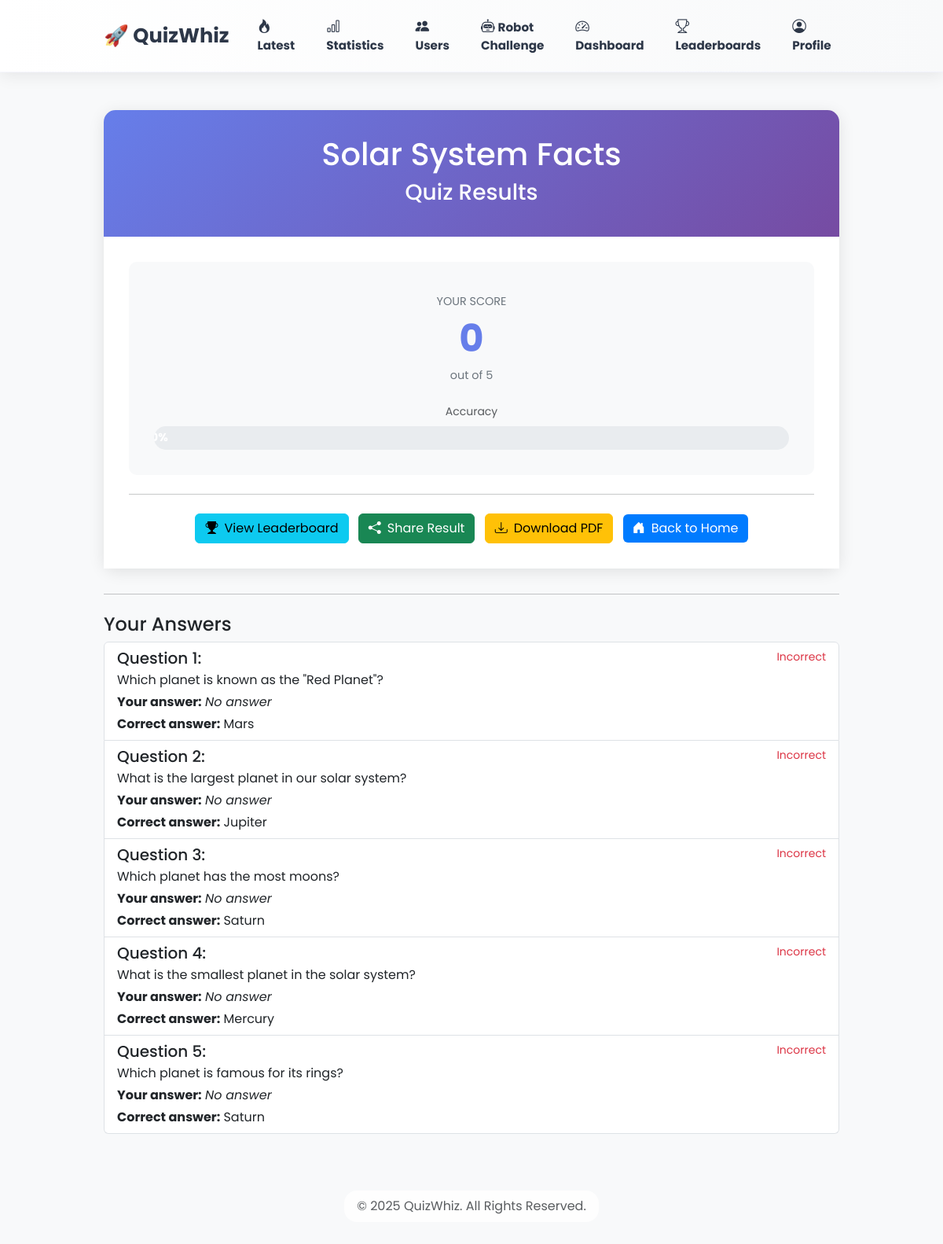
The page /quiz/2/result/ (signed in) on the database its author committed.
### quiz/models.py (models this page shows, shortened)
class Quiz(models.Model):
    DIFFICULTY_CHOICES = [
        ('Easy', 'Easy'),
        ('Medium', 'Medium'),
        ('Hard', 'Hard'),
    ]
    title = models.CharField(max_length=200)
    topic = models.CharField(max_length=100)
    difficulty = models.CharField(max_length=10, choices=DIFFICULTY_CHOICES, default='Medium')
    is_featured = models.BooleanField(default=False, help_text="Show in Latest Quizzes section")
    created_at = models.DateTimeField(auto_now_add=True, null=True, blank=True)
    class Meta:
        ordering = ['-created_at']

class QuizResult(models.Model):
    user = models.ForeignKey(User, on_delete=models.CASCADE)
    quiz = models.ForeignKey(Quiz, on_delete=models.CASCADE)
    score = models.IntegerField()
    selected_answers = models.JSONField(null=True, blank=True)
    timestamp = models.DateTimeField(auto_now_add=True)

class Question(models.Model):
    quiz = models.ForeignKey(Quiz, on_delete=models.CASCADE, related_name='questions')
    text = models.CharField(max_length=500)
    time_limit = models.IntegerField(default=15, help_text="Time limit for this question in seconds")

class Choice(models.Model):
    question = models.ForeignKey(Question, on_delete=models.CASCADE, related_name='choices')
    text = models.CharField(max_length=200)
    is_correct = models.BooleanField(default=False)
    explanation = models.TextField(null=True, blank=True, help_text="Brief explanation or answer shown on results page")

### quiz/views.py (the view)
# urls.py: path('quiz/<int:quiz_id>/result/', views.quiz_result, name='quiz_result'),
@login_required
def quiz_result(request, quiz_id):
    quiz = get_object_or_404(Quiz, pk=quiz_id)
    result = QuizResult.objects.filter(user=request.user, quiz=quiz).latest('timestamp')
    total_questions = quiz.questions.count()
    from .models import EmailNotification
    try:
        if getattr(settings, 'SEND_RESULT_EMAILS', False):
            EmailNotification.create_quiz_result_email(request.user, result)
    except Exception as e:
        print(f"[EMAIL] Failed to send quiz result email: {e}")
    is_robot_challenge = request.GET.get('challenge') == 'true'
    ai_score_str = request.GET.get('ai_score', None)
    ai_score = int(ai_score_str) if ai_score_str is not None else None
    if is_robot_challenge and ai_score is None:
        ai_correct_answers = round(total_questions * 0.75)
        ai_score = ai_correct_answers + random.choice([-1, 0, 0, 1])
        ai_score = max(0, min(total_questions, ai_score))
    accuracy = (result.score / total_questions * 100) if total_questions > 0 else 0
    answered_questions = []
    selected_map = result.selected_answers or {}
    for question in quiz.questions.all():
        qid = str(question.id)
        sel_id = selected_map.get(qid)
        selected_choice = None
        if sel_id is not None:
            try:
                selected_choice = Choice.objects.get(pk=sel_id)
            except Choice.DoesNotExist:
                selected_choice = None
        correct_choice = question.choices.filter(is_correct=True).first()
        answered_questions.append({
            'question': question,
            'selected': selected_choice,
            'correct': correct_choice,
            'is_correct': selected_choice.is_correct if selected_choice else False
        })
    context = {
        'result': result,
        'quiz': quiz,
        'total_questions': total_questions,
        'accuracy': round(accuracy, 1),
        'is_robot_challenge': is_robot_challenge,
        'ai_score': ai_score,
        'answered_questions': answered_questions
    }
    return render(request, 'quiz/quiz_result.html', context)

### quiz/templates/quiz/quiz_result.html (shortened to what this page needs)
{% extends 'quiz/base.html' %}
{% block content %}
{% if is_robot_challenge and ai_score is not None %}
    <div class="result-card">
        <div class="result-header text-center">
            <h1 class="mb-3">🤖 Robot Challenge Results</h1>
            {% if result.score > ai_score %}
                <h2 class="text-success">🎉 You Win! 🎉</h2>
                <p class="mb-0">Congratulations, you beat the AI Robot!</p>
            {% elif result.score < ai_score %}
                <h2 class="text-warning">🤖 AI Wins! 🤖</h2>
                <p class="mb-0">Better luck next time. The AI Robot was too strong!</p>
            {% else %}
                <h2 class="text-info">🤝 It's a Tie! 🤝</h2>
                <p class="mb-0">You matched the AI Robot's score perfectly!</p>
            {% endif %}
        </div>
        <div class="score-section">
            <div class="comparison-row">
                <div class="score-box">
                    <div class="score-label">Your Score</div>
                    <div class="score-number">{{ result.score }}</div>
                    <div style="font-size: 0.9rem; color: #6c757d;">out of {{ total_questions }}</div>
                    <div style="margin-top: 1rem;">
                        <small class="text-muted">Accuracy</small>
                        <div class="accuracy-meter mt-2">
                            {% if accuracy >= 70 %}
                                <div class="accuracy-fill" style="width: {{ accuracy }}%; background: linear-gradient(90deg, #28a745, #20c997);">
                                    {{ accuracy }}%
                                </div>
                            {% elif accuracy >= 50 %}
                                <div class="accuracy-fill" style="width: {{ accuracy }}%; background: linear-gradient(90deg, #ffc107, #ff9800);">
                                    {{ accuracy }}%
                                </div>
                            {% else %}
                                <div class="accuracy-fill" style="width: {{ accuracy }}%; background: linear-gradient(90deg, #f44336, #e91e63);">
                                    {{ accuracy }}%
                                </div>
                            {% endif %}
                        </div>
                    </div>
                </div>
                <div class="score-box">
                    <div class="score-label">AI Robot's Score</div>
                    <div class="score-number" style="color: #667eea;">{{ ai_score }}</div>
                    <div style="font-size: 0.9rem; color: #6c757d;">out of {{ total_questions }}</div>
                    <div style="margin-top: 1rem;">
                        <small class="text-muted">Accuracy</small>
                        <div class="accuracy-meter mt-2">
                            <div class="accuracy-fill" style="width: {% widthratio ai_score total_questions 100 %}%; background: linear-gradient(90deg, #667eea, #764ba2);">
                                {% widthratio ai_score total_questions 100 %}%
                            </div>
                        </div>
                    </div>
                </div>
            </div>
            <hr class="my-4">
            <div class="text-center">
                <a href="{% url 'leaderboard' quiz.id %}" class="btn btn-info me-2"><i class="bi bi-trophy-fill me-2"></i>View Leaderboard</a>
                <a href="{% url 'share_result' result.id %}" class="btn btn-success me-2"><i class="bi bi-share-fill me-2"></i>Share Result</a>
                <a href="{% url 'export_quiz_result_pdf' quiz.id %}?challenge=true&ai_score={{ ai_score }}" class="btn btn-warning me-2"><i class="bi bi-download me-2"></i>Download PDF</a>
                <a href="{% url 'robot_challenge' %}" class="btn btn-primary"><i class="bi bi-arrow-left me-2"></i>Back to Challenge</a>
            </div>
        </div>
    </div>
{% else %}
    <div class="result-card">
        <div class="result-header text-center">
            <h1 class="mb-2">{{ quiz.title }}</h1>
            <h3>Quiz Results</h3>
        </div>
        <div class="score-section">
            <div class="score-box">
                <div class="score-label">Your Score</div>
                <div class="score-number">{{ result.score }}</div>
                <div style="font-size: 0.9rem; color: #6c757d; margin-bottom: 1.5rem;">out of {{ total_questions }}</div>
                <div>
                    <small class="text-muted d-block mb-2">Accuracy</small>
                    <div class="accuracy-meter">
                        {% if accuracy >= 70 %}
                            <div class="accuracy-fill" style="width: {{ accuracy }}%; background: linear-gradient(90deg, #28a745, #20c997);">
                                {{ accuracy }}%
                            </div>
                        {% elif accuracy >= 50 %}
                            <div class="accuracy-fill" style="width: {{ accuracy }}%; background: linear-gradient(90deg, #ffc107, #ff9800);">
                                {{ accuracy }}%
                            </div>
                        {% else %}
                            <div class="accuracy-fill" style="width: {{ accuracy }}%; background: linear-gradient(90deg, #f44336, #e91e63);">
                                {{ accuracy }}%
                            </div>
                        {% endif %}
                    </div>
                </div>
            </div>
            <hr class="my-4">
            <div class="text-center">
                <a href="{% url 'leaderboard' quiz.id %}" class="btn btn-info me-2"><i class="bi bi-trophy-fill me-2"></i>View Leaderboard</a>
                <a href="{% url 'share_result' result.id %}" class="btn btn-success me-2"><i class="bi bi-share-fill me-2"></i>Share Result</a>
                <a href="{% url 'export_quiz_result_pdf' quiz.id %}" class="btn btn-warning me-2"><i class="bi bi-download me-2"></i>Download PDF</a>
                <a href="{% url 'home' %}" class="btn btn-primary"><i class="bi bi-house-door-fill me-2"></i>Back to Home</a>
            </div>
        </div>
    </div>
{% endif %}
<hr class="my-4">
<div class="text-start">
    <h4>Your Answers</h4>
    <div class="list-group">
        {% for item in answered_questions %}
            <div class="list-group-item">
                <div class="d-flex w-100 justify-content-between">
                    <h5 class="mb-1">Question {{ forloop.counter }}:</h5>
                    {% if item.is_correct %}
                        <small class="text-success">Correct</small>
                    {% else %}
                        <small class="text-danger">Incorrect</small>
                    {% endif %}
                </div>
                <p class="mb-1">{{ item.question.text }}</p>
                <p class="mb-1"><strong>Your answer:</strong>
                    {% if item.selected %}
                        {{ item.selected.text }}
                    {% else %}
                        <em>No answer</em>
                    {% endif %}
                </p>
                <p class="mb-0"><strong>Correct answer:</strong>
                    {% if item.correct %}
                        {{ item.correct.text }}
                    {% else %}
                        <em>Not available</em>
                    {% endif %}
                </p>
            </div>
        {% endfor %}
    </div>
</div>
{% endblock %}

### quiz/templates/quiz/quiz_result.html (style rules this page uses)
.result-card { border-radius: 15px; box-shadow: 0 4px 20px rgba(0,0,0,0.1); margin-bottom: 2rem; }
.result-header { background: linear-gradient(135deg, #667eea 0%, #764ba2 100%); color: white; padding: 2rem; border-radius: 15px 15px 0 0; }
.score-section { padding: 2rem; background: white; }
.score-box { text-align: center; padding: 2rem; background: #f8f9fa; border-radius: 10px; margin-bottom: 1rem; }
.score-number { font-size: 3rem; font-weight: 700; color: #667eea; }
.score-label { color: #6c757d; font-size: 0.9rem; text-transform: uppercase; margin-top: 0.5rem; }
.accuracy-meter { height: 30px; border-radius: 15px; background: #e9ecef; overflow: hidden; }
.accuracy-fill { height: 100%; display: flex; align-items: center; justify-content: center; color: white; font-weight: 700; font-size: 0.9rem; }

### rows shown on the page
Quiz: title "Solar System Facts"
QuizResult: score "0"
Question: question.text "Which planet is known as the \"Red Planet\"?", correct.text "Mars"
Question: question.text "What is the largest planet in our solar system?", correct.text "Jupiter"
Question: question.text "Which planet has the most moons?", correct.text "Saturn"
Question: question.text "What is the smallest planet in the solar system?", correct.text "Mercury"
Question: question.text "Which planet is famous for its rings?", correct.text "Saturn"

### other values the page prints
{{ total_questions }} "5"
